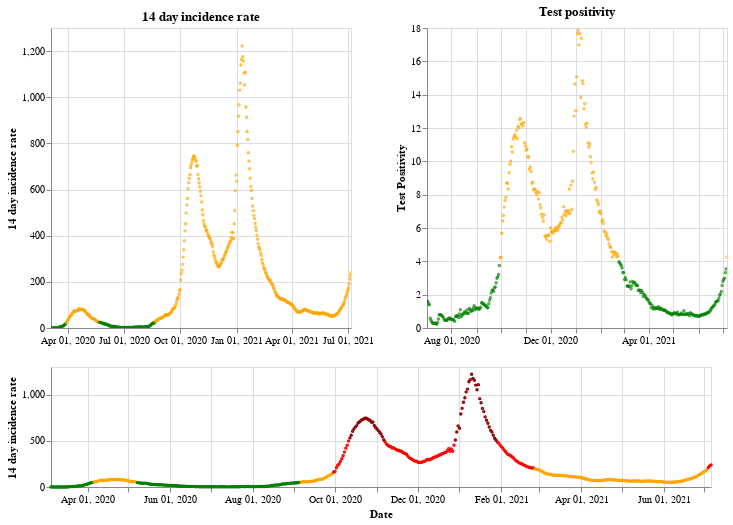

Notebook code cell kept with this figure:
### Markdown cell above
## Northern Ireland

### Code cell
plot_traffic_light('Northern Ireland')

### Figure 1 — Vega-Lite specification as saved in the notebook (floating-point values rounded to 4 significant figures; data arrays with more than 128 entries replaced by an {"elided": "..."} marker saying what was removed)
{"config": {"view": {"continuousWidth": 400, "continuousHeight": 300}}, "vconcat": [{"hconcat": [{"mark": {"type": "point", "size": 2}, "encoding": {"color": {"condition": {"value": "green", "test": "(datum.twoWeeklyCasesRate <= 25)"}, "value": "orange"}, "tooltip": [{"type": "nominal", "field": "areaName"}, {"type": "temporal", "field": "date"}, {"type": "quantitative", "field": "twoWeeklyCasesRate"}, {"type": "quantitative", "field": "testPositivity"}], "x": {"type": "temporal", "axis": {"title": ""}, "field": "date", "scale": {"domain": {"selection": "DateBrush"}}, "timeUnit": "yearmonthdate"}, "y": {"type": "quantitative", "axis": {"title": "14 day incidence rate"}, "field": "twoWeeklyCasesRate"}}, "title": "14 day incidence rate", "width": 300}, {"mark": {"type": "point", "size": 2}, "encoding": {"color": {"condition": {"value": "green", "test": "(datum.testPositivity <= 4)"}, "value": "orange"}, "tooltip": [{"type": "nominal", "field": "areaName"}, {"type": "temporal", "field": "date"}, {"type": "quantitative", "field": "twoWeeklyCasesRate"}, {"type": "quantitative", "field": "testPositivity"}], "x": {"type": "temporal", "axis": {"title": ""}, "field": "date", "scale": {"domain": {"selection": "DateBrush"}}, "timeUnit": "yearmonthdate"}, "y": {"type": "quantitative", "axis": {"title": "Test Positivity"}, "field": "testPositivity"}}, "title": "Test positivity", "width": 300}]}, {"layer": [{"mark": {"type": "point", "size": 2}, "encoding": {"color": {"condition": {"value": "orange", "test": "(((datum.testPositivity < 4) && (datum.twoWeeklyCasesRate >= 50)) && (datum.twoWeeklyCasesRate < 200))"}, "value": "red"}, "opacity": {"condition": {"value": 1, "test": "((datum.twoWeeklyCasesRate >= 50) && (datum.twoWeeklyCasesRate < 500))"}, "value": 0}, "tooltip": [{"type": "nominal", "field": "areaName"}, {"type": "temporal", "field": "date"}, {"type": "quantitative", "field": "twoWeeklyCasesRate"}, {"type": "quantitative", "field": "testPositivity"}], "x": {"type": "temporal", "axis": {"title": "Date"}, "field": "date", "timeUnit": "yearmonthdate"}, "y": {"type": "quantitative", "axis": {"title": "14 day incidence rate"}, "field": "twoWeeklyCasesRate"}}, "selection": {"DateBrush": {"type": "interval", "encodings": ["x"], "fields": ["Time"]}}}, {"mark": {"type": "point", "size": 2}, "encoding": {"color": {"value": "darkred"}, "opacity": {"condition": {"value": 1, "test": "(datum.twoWeeklyCasesRate >= 500)"}, "value": 0}, "tooltip": [{"type": "nominal", "field": "areaName"}, {"type": "temporal", "field": "date"}, {"type": "quantitative", "field": "twoWeeklyCasesRate"}, {"type": "quantitative", "field": "testPositivity"}], "x": {"type": "temporal", "axis": {"title": "Date"}, "field": "date", "timeUnit": "yearmonthdate"}, "y": {"type": "quantitative", "axis": {"title": "14 day incidence rate"}, "field": "twoWeeklyCasesRate"}}}, {"mark": {"type": "point", "size": 2}, "encoding": {"color": {"condition": {"value": "green", "test": "((datum.testPositivity < 4) && (datum.twoWeeklyCasesRate < 50))"}, "value": "orange"}, "opacity": {"condition": {"value": 1, "test": "(datum.twoWeeklyCasesRate < 50)"}, "value": 0}, "tooltip": [{"type": "nominal", "field": "areaName"}, {"type": "temporal", "field": "date"}, {"type": "quantitative", "field": "twoWeeklyCasesRate"}, {"type": "quantitative", "field": "testPositivity"}], "x": {"type": "temporal", "axis": {"title": "Date"}, "field": "date", "timeUnit": "yearmonthdate"}, "y": {"type": "quantitative", "axis": {"title": "14 day incidence rate"}, "field": "twoWeeklyCasesRate"}}}], "height": 120, "width": 660}], "data": {"name": "data-18b5670c363a7b4eac08e72240d8dec1"}, "$schema": "https://vega.github.io/schema/vega-lite/v4.8.1.json", "datasets": {"data-18b5670c363a7b4eac08e72240d8dec1": {"elided": "489 records"}}}
